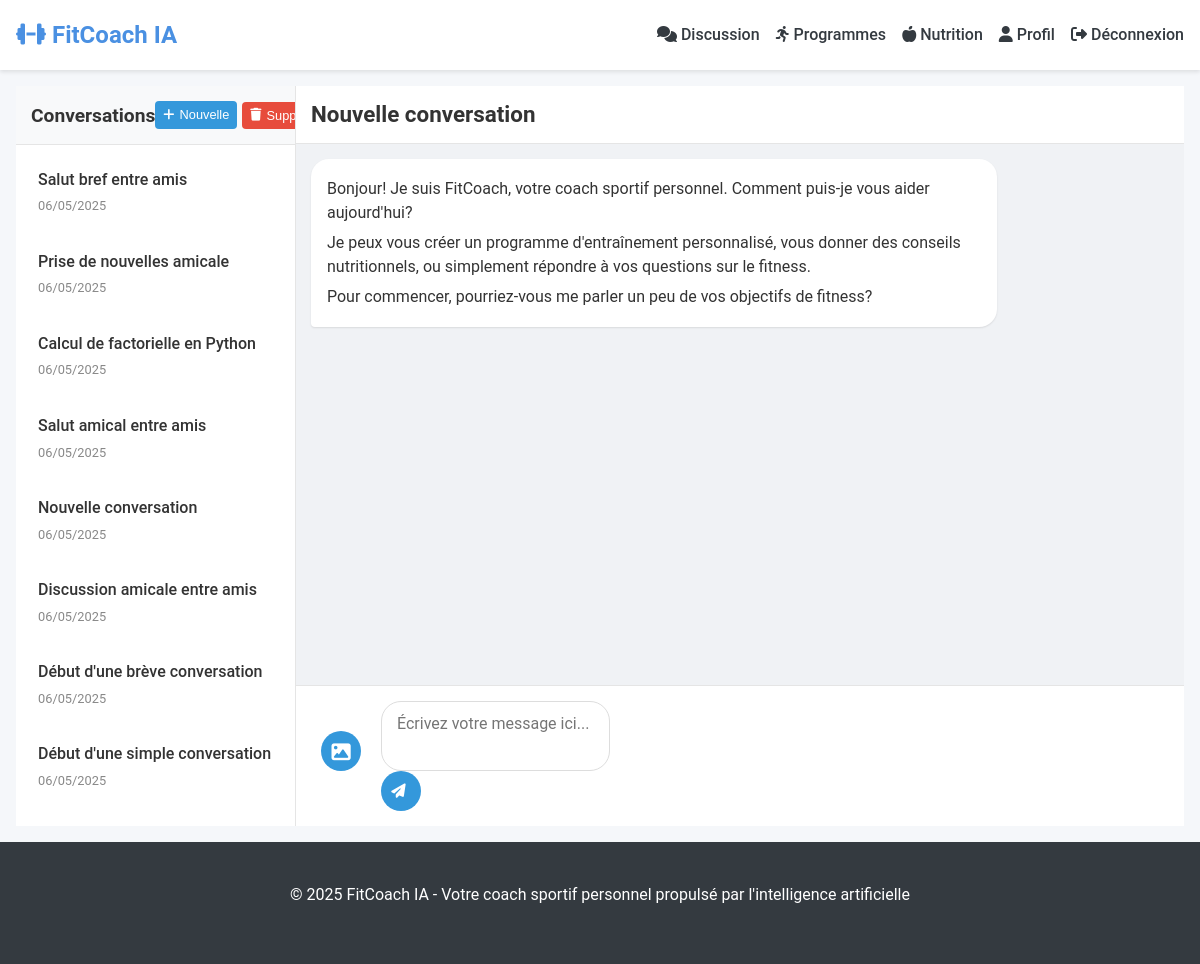
The page /chat (signed in) on the database its author committed.
### models/conversation.py (models this page shows, shortened)
class Conversation(db.Model):
    id = db.Column(db.Integer, primary_key=True)
    user_id = db.Column(db.Integer, db.ForeignKey('user.id'), nullable=False)
    title = db.Column(db.String(100), default="Nouvelle conversation")
    messages = db.relationship('Message', backref='conversation', lazy='dynamic', cascade='all, delete-orphan')
    created_at = db.Column(db.DateTime, default=datetime.utcnow)
    updated_at = db.Column(db.DateTime, default=datetime.utcnow, onupdate=datetime.utcnow)

### app.py (the view, shortened to what this page needs)
@app.route('/chat', methods=['GET'])
@login_required
def chat():
    conversation_id = request.args.get('conversation_id', type=int)
    conversation = None
    if conversation_id:
        conversation = Conversation.query.filter_by(id=conversation_id, user_id=current_user.id).first_or_404()
    conversations = Conversation.query.filter_by(user_id=current_user.id).order_by(Conversation.updated_at.desc()).all()
    prompt = request.args.get('prompt')
    return render_template('chat.html', conversation=conversation, conversations=conversations)

### app.py (called while the page is built)
@login_manager.user_loader
def load_user(user_id):
    return User.query.get(int(user_id))

@app.context_processor
def inject_now():
    return {'now': datetime.utcnow()}

### templates/chat.html (shortened to what this page needs)
{% extends 'base.html' %}
{% block extra_css %}
<link rel="stylesheet" href="{{ url_for('static', filename='css/chat.css') }}">
{% endblock %}
{% block content %}
<div class="chat-container">
    <div class="chat-sidebar">
        <div class="sidebar-header">
            <h3>Conversations</h3>
            <div class="sidebar-actions">
                <button id="new-conversation-btn" class="btn btn-sm btn-primary">
                    <i class="fas fa-plus"></i> Nouvelle
                </button>
                {% if conversations %}
                <form action="{{ url_for('delete_all_conversations') }}" method="POST" onsubmit="return confirm('Êtes-vous sûr de vouloir supprimer toutes vos conversations?');" class="d-inline">
                    <button type="submit" class="btn btn-sm btn-danger">
                        <i class="fas fa-trash"></i> Supprimer tout
                    </button>
                </form>
                {% endif %}
            </div>
        </div>
        <div class="conversation-list">
            {% for conv in conversations %}
            <div class="conversation-item {% if conversation and conv.id == conversation.id %}active{% endif %}"
                 data-id="{{ conv.id }}">
                <div class="conversation-title">{{ conv.title }}</div>
                <div class="conversation-date">{{ conv.updated_at.strftime('%d/%m/%Y') }}</div>
            </div>
            {% else %}
            <div class="no-conversations">
                <p>Aucune conversation. Commencez à discuter avec votre coach!</p>
            </div>
            {% endfor %}
        </div>
    </div>
    <div class="chat-main">
        <div class="chat-header">
            <h2>{% if conversation %}{{ conversation.title }}{% else %}Nouvelle conversation{% endif %}</h2>
        </div>
        <div class="chat-messages" id="chat-messages">
            {% if conversation and conversation.messages.count() > 0 %}
                {% for message in conversation.messages %}
                <div class="message {% if message.role == 'assistant' %}assistant{% else %}user{% endif %}">
                    <div class="message-content">{{ message.content | safe }}</div>
                    <div class="message-time">{{ message.created_at.strftime('%H:%M') }}</div>
                </div>
                {% endfor %}
            {% else %}
                <div class="message assistant">
                    <div class="message-content">
                        <p>Bonjour! Je suis FitCoach, votre coach sportif personnel. Comment puis-je vous aider aujourd'hui?</p>
                        <p>Je peux vous créer un programme d'entraînement personnalisé, vous donner des conseils nutritionnels, ou simplement répondre à vos questions sur le fitness.</p>
                        <p>Pour commencer, pourriez-vous me parler un peu de vos objectifs de fitness?</p>
                    </div>
                </div>
            {% endif %}
        </div>
        <div class="chat-input">
            <form id="chat-form">
                <div class="image-upload-container">
                    <button type="button" id="image-upload-btn" class="image-upload-btn">
                        <i class="fas fa-image"></i>
                    </button>
                </div>
                <div class="input-group">
                    <textarea name="message" id="message-input" placeholder="Écrivez votre message ici..."></textarea>
                    <button type="submit" class="btn btn-primary">
                        <i class="fas fa-paper-plane"></i>
                    </button>
                </div>
            </form>
        </div>
    </div>
</div>
{% endblock %}

### static/css/main.css (style rules this page uses)
:root { --primary-color: #4a90e2; --primary-dark: #3a7bc8; --primary-light: #6ba5e9; --secondary-color: #6c757d; --success-color: #28a745; --danger-color: #dc3545; --warning-color: #ffc107; --info-color: #17a2b8; --dark-color: #343a40; --light-color: #f8f9fa; --body-bg: #f5f7fa; --body-color: #333; --font-main: 'Roboto', -apple-system, BlinkMacSystemFont, 'Segoe UI', Oxygen, Ubuntu, Cantarell, sans-serif; --border-radius: 8px; --box-shadow: 0 2px 8px rgba(0, 0, 0, 0.1); }
* { margin: 0; padding: 0; box-sizing: border-box; }
body { font-family: var(--font-main); font-size: 16px; line-height: 1.6; color: var(--body-color); background-color: var(--body-bg); min-height: 100vh; display: flex; flex-direction: column; }
h1, h2, h3, h4, h5, h6 { margin-bottom: 1rem; font-weight: 700; line-height: 1.2; }
h2 { font-size: 2rem; }
h3 { font-size: 1.75rem; }
p { margin-bottom: 1rem; }
.btn { display: inline-block; font-weight: 500; text-align: center; white-space: nowrap; vertical-align: middle; user-select: none; border: 1px solid transparent; padding: 0.5rem 1rem; font-size: 1rem; line-height: 1.5; border-radius: var(--border-radius); transition: all 0.2s ease-in-out; cursor: pointer; }
.btn-primary { color: white; background-color: var(--primary-color); border-color: var(--primary-color); }
.btn-sm { padding: 0.25rem 0.5rem; font-size: 0.875rem; }
.btn-danger { background-color: #dc3545; border-color: #dc3545; color: white; }
.d-inline { display: inline; }
input[type="text"], input[type="email"], input[type="password"], input[type="number"], input[type="date"], textarea, select { display: block; width: 100%; padding: 0.5rem; font-size: 1rem; line-height: 1.5; color: var(--body-color); background-color: white; border: 1px solid #ced4da; border-radius: var(--border-radius); transition: border-color 0.15s ease-in-out, box-shadow 0.15s ease-in-out; }
.message-content { line-height: 1.5; }
.message-content p { margin-bottom: 0.75rem; }
.message-content { word-wrap: break-word; overflow-wrap: break-word; }
.message-content p { margin: 6px 0; }

### templates/chat.html (style rules this page uses)
.image-upload-container { margin-bottom: 10px; display: flex; align-items: center; }
.image-upload-btn { background-color: #f0f2f5; border: none; border-radius: 50%; width: 40px; height: 40px; display: flex; align-items: center; justify-content: center; cursor: pointer; transition: background-color 0.2s; }

### rows shown on the page
Conversation: title "Salut bref entre amis", updated_at "06/05/2025"
Conversation: title "Prise de nouvelles amicale", updated_at "06/05/2025"
Conversation: title "Calcul de factorielle en Python", updated_at "06/05/2025"
Conversation: title "Salut amical entre amis", updated_at "06/05/2025"
Conversation: title "Nouvelle conversation", updated_at "06/05/2025"
Conversation: title "Discussion amicale entre amis", updated_at "06/05/2025"
Conversation: title "Début d'une brève conversation", updated_at "06/05/2025"
Conversation: title "Début d'une simple conversation", updated_at "06/05/2025"
